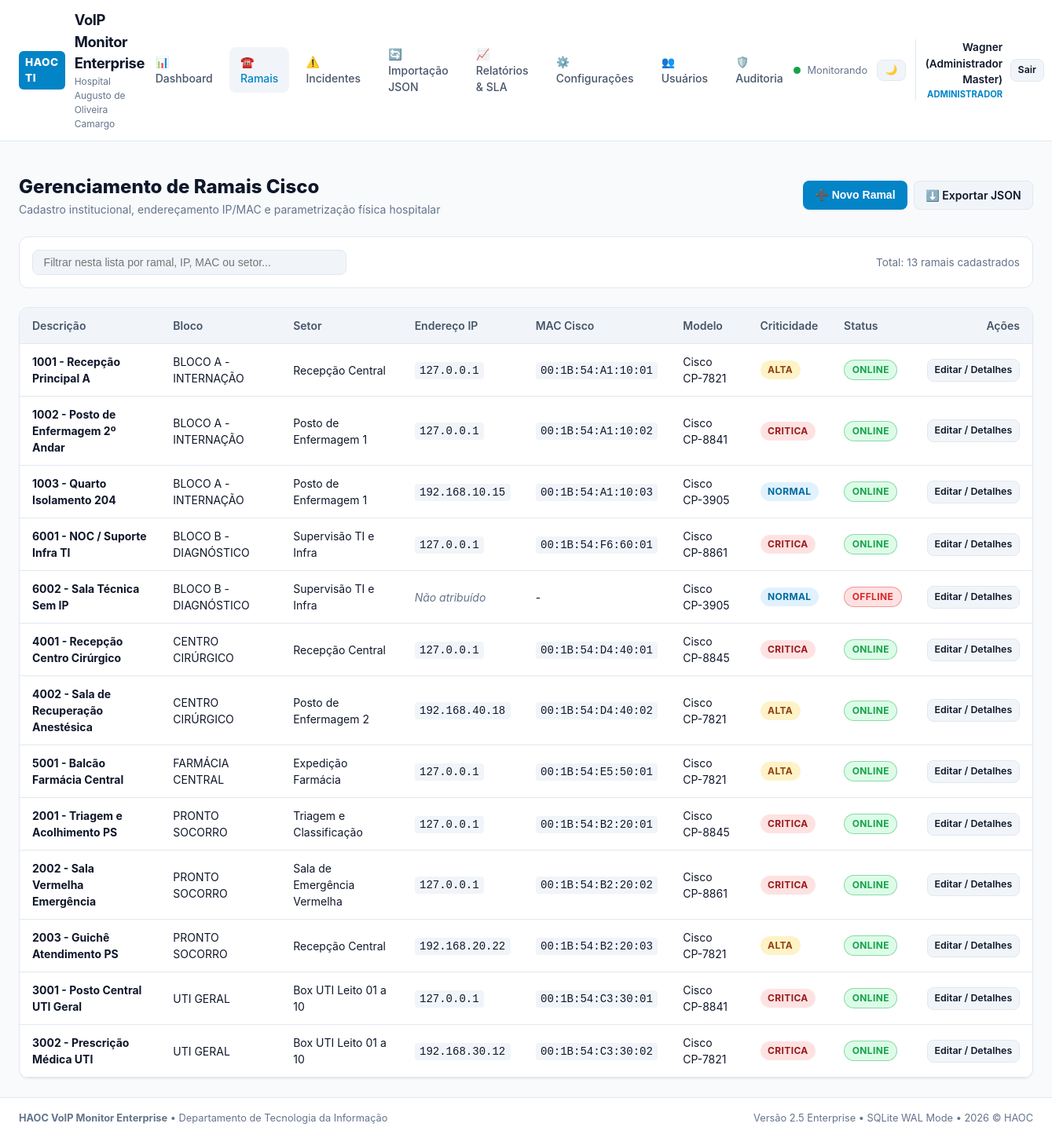
Before: /ramais/ (signed in) with the older database file.
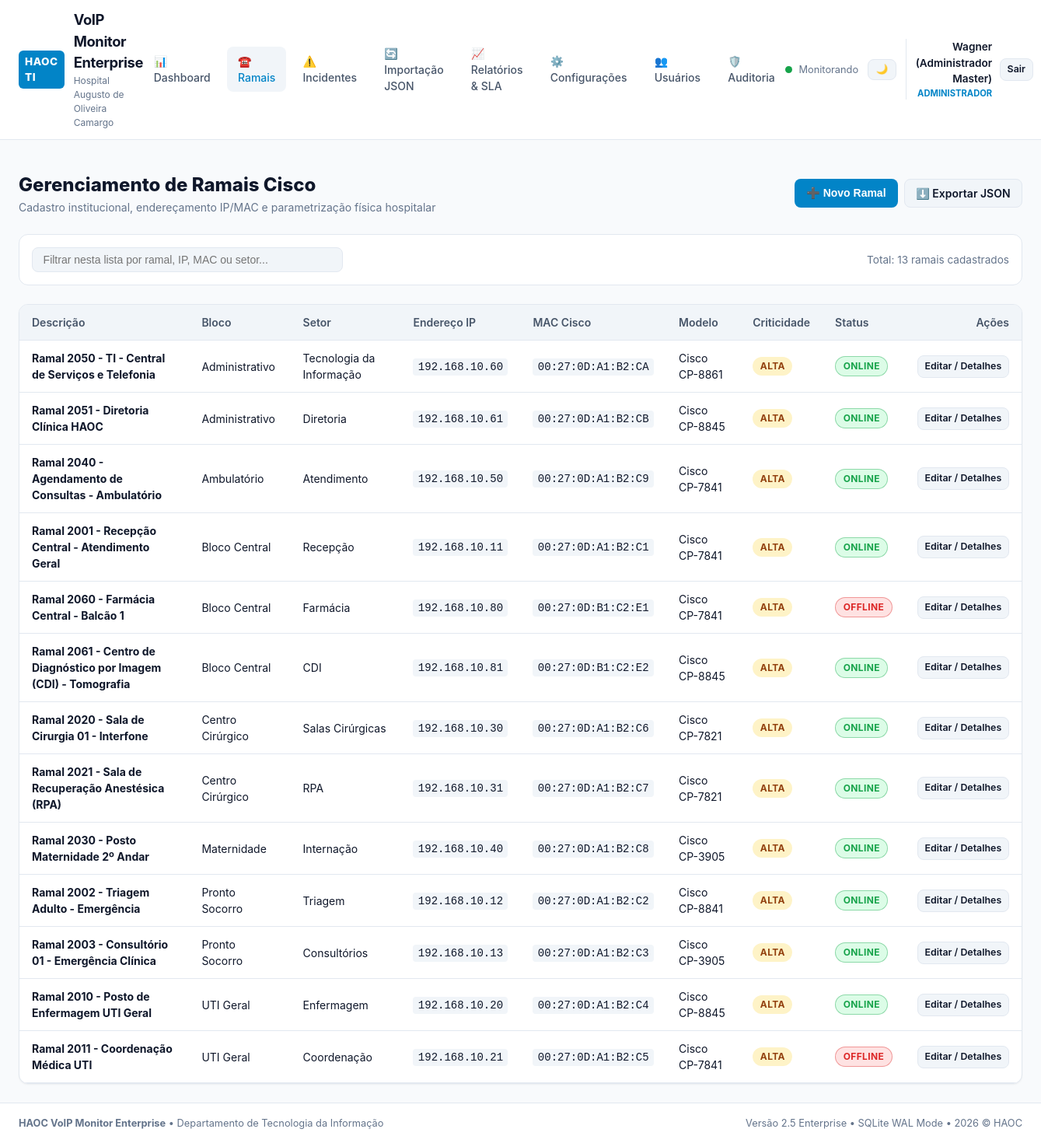
After: the same page with the newer database file.
### haoc_voip/core/models.py (models this page shows, shortened)
class Ramal(Base):
    __tablename__ = "ramais"
    id = Column(Integer, primary_key=True, autoincrement=True)
    modelo = Column(String(80), nullable=True)  # Ex: Cisco CP-7821, CP-8841
    mac_cisco = Column(String(30), nullable=True, index=True)  # Ex: 00:1B:54:12:34:56 ou 001B54123456
    descricao = Column(String(200), nullable=False, index=True)  # Ex: "1001 - Balcão Recepção A"
    ip = Column(String(45), nullable=True, index=True)  # Ex: 192.168.10.25
    bloco = Column(String(100), nullable=False, index=True)  # Bloco físico/lógico
    bloco_id = Column(Integer, ForeignKey("blocos.id", ondelete="SET NULL"), nullable=True)
    setor = Column(String(120), nullable=True, index=True)  # Nome do setor
    setor_id = Column(Integer, ForeignKey("setores.id", ondelete="SET NULL"), nullable=True)
    localizacao = Column(String(150), nullable=True)  # Localização detalhada (ex: 2º Andar, Sala 204)
    criticidade = Column(String(20), default="NORMAL", nullable=False)  # NORMAL, ALTA, CRITICA
    ativo = Column(Boolean, default=True, nullable=False, index=True)
    criado_em = Column(DateTime, default=datetime.utcnow, nullable=False)
    atualizado_em = Column(DateTime, default=datetime.utcnow, onupdate=datetime.utcnow, nullable=False)
    status_atual = Column(String(20), default=StatusRamal.AGUARDANDO.value, nullable=False)
    ultima_latencia = Column(Float, nullable=True)  # Em milissegundos
    ultimo_visto_online = Column(DateTime, nullable=True)
    ultimo_visto_offline = Column(DateTime, nullable=True)
    ultima_verificacao = Column(DateTime, nullable=True)
    ultimo_erro = Column(String(255), nullable=True)
    observacoes = Column(Text, nullable=True)
    bloco_rel = relationship("Bloco", back_populates="ramais")
    setor_rel = relationship("Setor", back_populates="ramais")
    monitoramentos = relationship("Monitoramento", back_populates="ramal", cascade="all, delete-orphan")
    incidentes = relationship("Incidente", back_populates="ramal", cascade="all, delete-orphan")
    alertas = relationship("Alerta", back_populates="ramal", cascade="all, delete-orphan")
    __table_args__ = (
        Index("idx_ramal_status_bloco", "status_atual", "bloco"),
        Index("idx_ramal_ip", "ip"),
    )
    def to_dict(self):
        offline_seconds = 0
        if self.status_atual == StatusRamal.OFFLINE.value and self.ultimo_visto_offline:
            offline_seconds = int((datetime.utcnow() - self.ultimo_visto_offline).total_seconds())
        return {
            "id": self.id,
            "modelo": self.modelo or "Cisco Padrão",
            "mac_cisco": self.mac_cisco or "",
            "descricao": self.descricao,
            "ip": self.ip or "",
            "bloco": self.bloco,
            "bloco_id": self.bloco_id,
            "setor": self.setor or "",
            "setor_id": self.setor_id,
            "localizacao": self.localizacao or "",
            "criticidade": self.criticidade,
            "ativo": self.ativo,
            "criado_em": self.criado_em.isoformat() if self.criado_em else None,
            "atualizado_em": self.atualizado_em.isoformat() if self.atualizado_em else None,
            "status": self.status_atual,
            "latencia": round(self.ultima_latencia, 1) if self.ultima_latencia is not None else None,
            "ultima_verificacao": self.ultima_verificacao.strftime("%H:%M:%S %d/%m/%Y") if self.ultima_verificacao else None,
            "duracao_offline_segundos": offline_seconds,
            "duracao_offline_formatada": self._format_duration(offline_seconds) if offline_seconds > 0 else "-",
            "ultimo_erro": self.ultimo_erro,
            "observacoes": self.observacoes or "",
        }

### haoc_voip/web/routes/ramais.py (the view)
@ramais_bp.route("/")
@login_required
def lista():
    with db.session_scope() as session_db:
        ramais = session_db.query(Ramal).order_by(Ramal.bloco, Ramal.descricao).all()
        blocos = session_db.query(Bloco).filter(Bloco.ativo == True).order_by(Bloco.nome).all()
        setores = session_db.query(Setor).filter(Setor.ativo == True).order_by(Setor.nome).all()
        return render_template(
            "ramais.html",
            ramais=[r.to_dict() for r in ramais],
            blocos=[b.to_dict() for b in blocos],
            setores=[s.to_dict() for s in setores],
        )

### haoc_voip/core/database.py (called while the page is built)
    @contextmanager
    def session_scope(self) -> Generator[Session, None, None]:
        session: Session = self.SessionScoped()
        try:
            yield session
            session.commit()
        except Exception as exc:
            session.rollback()
            logger.error("Erro durante transação no banco. Rollback executado: %s", exc)
            raise
        finally:
            session.close()

### haoc_voip/core/models.py (called while the page is built)
    def to_dict(self):
        return {
            "id": self.id,
            "nome": self.nome,
            "cor": self.cor,
            "ativo": self.ativo,
        }

    def to_dict(self):
        return {
            "id": self.id,
            "nome": self.nome,
            "ativo": self.ativo,
        }

### haoc_voip/web/app.py (called while the page is built)
def login_required(view_func: Callable) -> Callable:
    @functools.wraps(view_func)
    def wrapper(*args: Any, **kwargs: Any):
        if "usuario_id" not in session:
            if request.is_json or request.path.startswith("/api/"):
                return jsonify({"erro": "Autenticação obrigatória.", "codigo": "UNAUTHORIZED"}), 401
            return redirect(url_for("auth.login", next=request.url))
        return view_func(*args, **kwargs)
    return wrapper

### haoc_voip/web/templates/ramais.html (shortened to what this page needs)
{% extends "base.html" %}
{% block content %}
<div style="display: flex; justify-content: space-between; align-items: center; margin-bottom: 1.5rem; flex-wrap: wrap; gap: 1rem;">
  <div>
    <h1 style="font-size: 1.5rem; font-weight: 800;">Gerenciamento de Ramais Cisco</h1>
    <p style="color: var(--text-muted); font-size: 0.875rem;">
      Cadastro institucional, endereçamento IP/MAC e parametrização física hospitalar
    </p>
  </div>
  <div style="display: flex; gap: 0.5rem;">
    {% if current_user.is_admin %}
    <button class="btn btn-primary" onclick="openModal('modal-novo-ramal')">
      ➕ Novo Ramal
    </button>
    {% endif %}
    <a href="{{ url_for('importacao.exportar') }}" class="btn btn-secondary">
      ⬇️ Exportar JSON
    </a>
  </div>
</div>
<div class="toolbar">
  <div class="toolbar-group" style="flex: 1;">
    <input
      type="text"
      id="tabela-busca"
      class="input"
      placeholder="Filtrar nesta lista por ramal, IP, MAC ou setor..."
      style="width: 100%; max-width: 400px;"
      onkeyup="filtrarTabela()"
    />
  </div>
  <div style="font-size: 0.85rem; color: var(--text-muted);" id="contador-tabela">
    Total: {{ ramais|length }} ramais cadastrados
  </div>
</div>
<div class="table-responsive">
  <table class="table" id="tabela-ramais">
    <thead>
      <tr>
        <th>Descrição</th>
        <th>Bloco</th>
        <th>Setor</th>
        <th>Endereço IP</th>
        <th>MAC Cisco</th>
        <th>Modelo</th>
        <th>Criticidade</th>
        <th>Status</th>
        <th style="text-align: right;">Ações</th>
      </tr>
    </thead>
    <tbody>
      {% for r in ramais %}
      <tr>
        <td>
          <a href="{{ url_for('ramais.detalhe', ramal_id=r.id) }}" style="font-weight: 700; color: var(--text-primary); text-decoration: none;">
            {{ r.descricao }}
          </a>
        </td>
        <td>{{ r.bloco }}</td>
        <td>{{ r.setor or '-' }}</td>
        <td>
          {% if r.ip %}
            <code style="background: var(--bg-tertiary); padding: 0.2rem 0.4rem; border-radius: 4px;">{{ r.ip }}</code>
          {% else %}
            <span style="color: var(--text-muted); font-style: italic;">Não atribuído</span>
          {% endif %}
        </td>
        <td>
          {% if r.mac_cisco %}
            <code style="background: var(--bg-tertiary); padding: 0.2rem 0.4rem; border-radius: 4px;">{{ r.mac_cisco }}</code>
          {% else %}
            -
          {% endif %}
        </td>
        <td>{{ r.modelo }}</td>
        <td>
          <span class="badge {{ r.criticidade|lower }}">{{ r.criticidade }}</span>
        </td>
        <td>
          <span class="badge status-{{ r.status|lower }}">{{ r.status }}</span>
        </td>
        <td style="text-align: right; white-space: nowrap;">
          <a href="{{ url_for('ramais.detalhe', ramal_id=r.id) }}" class="btn btn-secondary btn-sm">
            Editar / Detalhes
          </a>
        </td>
      </tr>
      {% endfor %}
    </tbody>
  </table>
</div>
{% endblock %}

### haoc_voip/web/templates/base.html (shortened to what this page needs)
<!DOCTYPE html>
<html lang="pt-BR">
<head>
  <link rel="stylesheet" href="{{ url_for('static', filename='css/style.css') }}">
</head>
<body>
  <header class="navbar">
    <a href="{{ url_for('dashboard.index') }}" class="brand-container">
      <span class="brand-badge">HAOC TI</span>
      <div>
        <span class="brand-title">VoIP Monitor Enterprise</span>
        <span class="brand-sub">Hospital Augusto de Oliveira Camargo</span>
      </div>
    </a>
    {% if session.get('usuario_id') %}
    <nav class="nav-links">
      <a href="{{ url_for('dashboard.index') }}" class="nav-item {% if request.endpoint and 'dashboard' in request.endpoint %}active{% endif %}">
        📊 Dashboard
      </a>
      <a href="{{ url_for('ramais.lista') }}" class="nav-item {% if request.endpoint and 'ramais' in request.endpoint %}active{% endif %}">
        ☎️ Ramais
      </a>
      <a href="{{ url_for('incidentes.lista') }}" class="nav-item {% if request.endpoint and 'incidentes' in request.endpoint %}active{% endif %}">
        ⚠️ Incidentes
      </a>
      <a href="{{ url_for('importacao.index') }}" class="nav-item {% if request.endpoint and 'importacao' in request.endpoint %}active{% endif %}">
        🔄 Importação JSON
      </a>
      <a href="{{ url_for('relatorios.index') }}" class="nav-item {% if request.endpoint and 'relatorios' in request.endpoint %}active{% endif %}">
        📈 Relatórios & SLA
      </a>
      {% if current_user.is_admin %}
      <a href="{{ url_for('configuracoes.index') }}" class="nav-item {% if request.endpoint and 'configuracoes' in request.endpoint %}active{% endif %}">
        ⚙️ Configurações
      </a>
      <a href="{{ url_for('usuarios.lista') }}" class="nav-item {% if request.endpoint and 'usuarios' in request.endpoint %}active{% endif %}">
        👥 Usuários
      </a>
      <a href="{{ url_for('auditoria.index') }}" class="nav-item {% if request.endpoint and 'auditoria' in request.endpoint %}active{% endif %}">
        🛡️ Auditoria
      </a>
      {% endif %}
    </nav>
    {% endif %}
    <div class="nav-actions">
      <div style="display: flex; align-items: center; gap: 0.5rem; font-size: 0.8rem; color: var(--text-muted);">
        <span class="pulse-dot online" id="scan-pulse-dot"></span>
        <span id="scan-engine-status">Monitorando</span>
      </div>
      <button id="theme-toggle-btn" class="btn btn-secondary btn-sm" title="Alternar tema de cores" style="padding: 0.35rem 0.6rem;">
        <span id="theme-icon">🌙</span>
      </button>
      {% if session.get('usuario_id') %}
      <div style="display: flex; align-items: center; gap: 0.6rem; border-left: 1px solid var(--border-color); padding-left: 0.75rem;">
        <div style="text-align: right;">
          <div style="font-size: 0.85rem; font-weight: 600;">{{ session.get('usuario_nome') }}</div>
          <div style="font-size: 0.7rem; color: var(--color-brand); font-weight: 700; text-transform: uppercase;">{{ session.get('perfil') }}</div>
        </div>
        <a href="{{ url_for('auth.logout') }}" class="btn btn-secondary btn-sm" title="Encerrar sessão">
          Sair
        </a>
      </div>
      {% endif %}
    </div>
  </header>
  <div class="container" style="padding-bottom: 0; padding-top: 1rem;">
  </div>
  <main class="container">
    {% block content %}{% endblock %}
  </main>
  <footer class="footer">
    <div>
      <strong>HAOC VoIP Monitor Enterprise</strong> &bull; Departamento de Tecnologia da Informação
    </div>
    <div>
      Versão 2.5 Enterprise &bull; SQLite WAL Mode &bull; {{ now_year }} &copy; HAOC
    </div>
  </footer>
</body>
</html>

Changed rows visible on the page:
removed Ramal: descricao "1001 - Recepção Principal A", bloco "BLOCO A - INTERNAÇÃO", setor "Recepção Central", ip "127.0.0.1", mac_cisco "00:1B:54:A1:10:01", modelo "Cisco CP-7821", criticidade "ALTA", status "ONLINE"
removed Ramal: descricao "1002 - Posto de Enfermagem 2º Andar", bloco "BLOCO A - INTERNAÇÃO", setor "Posto de Enfermagem 1", ip "127.0.0.1", mac_cisco "00:1B:54:A1:10:02", modelo "Cisco CP-8841", criticidade "CRITICA", status "ONLINE"
removed Ramal: descricao "1003 - Quarto Isolamento 204", bloco "BLOCO A - INTERNAÇÃO", setor "Posto de Enfermagem 1", ip "192.168.10.15", mac_cisco "00:1B:54:A1:10:03", modelo "Cisco CP-3905", criticidade "NORMAL", status "ONLINE"
removed Ramal: descricao "6001 - NOC / Suporte Infra TI", bloco "BLOCO B - DIAGNÓSTICO", setor "Supervisão TI e Infra", ip "127.0.0.1", mac_cisco "00:1B:54:F6:60:01", modelo "Cisco CP-8861", criticidade "CRITICA", status "ONLINE"
removed Ramal: descricao "6002 - Sala Técnica Sem IP", bloco "BLOCO B - DIAGNÓSTICO", setor "Supervisão TI e Infra", shows "Não atribuído", modelo "Cisco CP-3905", criticidade "NORMAL", status "OFFLINE"
removed Ramal: descricao "4001 - Recepção Centro Cirúrgico", bloco "CENTRO CIRÚRGICO", setor "Recepção Central", ip "127.0.0.1", mac_cisco "00:1B:54:D4:40:01", modelo "Cisco CP-8845", criticidade "CRITICA", status "ONLINE"
removed Ramal: descricao "4002 - Sala de Recuperação Anestésica", bloco "CENTRO CIRÚRGICO", setor "Posto de Enfermagem 2", ip "192.168.40.18", mac_cisco "00:1B:54:D4:40:02", modelo "Cisco CP-7821", criticidade "ALTA", status "ONLINE"
removed Ramal: descricao "5001 - Balcão Farmácia Central", bloco "FARMÁCIA CENTRAL", setor "Expedição Farmácia", ip "127.0.0.1", mac_cisco "00:1B:54:E5:50:01", modelo "Cisco CP-7821", criticidade "ALTA", status "ONLINE"
removed Ramal: descricao "2001 - Triagem e Acolhimento PS", bloco "PRONTO SOCORRO", setor "Triagem e Classificação", ip "127.0.0.1", mac_cisco "00:1B:54:B2:20:01", modelo "Cisco CP-8845", criticidade "CRITICA", status "ONLINE"
removed Ramal: descricao "2002 - Sala Vermelha Emergência", bloco "PRONTO SOCORRO", setor "Sala de Emergência Vermelha", ip "127.0.0.1", mac_cisco "00:1B:54:B2:20:02", modelo "Cisco CP-8861", criticidade "CRITICA", status "ONLINE"
removed Ramal: descricao "2003 - Guichê Atendimento PS", bloco "PRONTO SOCORRO", setor "Recepção Central", ip "192.168.20.22", mac_cisco "00:1B:54:B2:20:03", modelo "Cisco CP-7821", criticidade "ALTA", status "ONLINE"
removed Ramal: descricao "3001 - Posto Central UTI Geral", bloco "UTI GERAL", setor "Box UTI Leito 01 a 10", ip "127.0.0.1", mac_cisco "00:1B:54:C3:30:01", modelo "Cisco CP-8841", criticidade "CRITICA", status "ONLINE"
removed Ramal: descricao "3002 - Prescrição Médica UTI", bloco "UTI GERAL", setor "Box UTI Leito 01 a 10", ip "192.168.30.12", mac_cisco "00:1B:54:C3:30:02", modelo "Cisco CP-7821", criticidade "CRITICA", status "ONLINE"
added Ramal: descricao "Ramal 2050 - TI - Central de Serviços e Telefonia", bloco "Administrativo", setor "Tecnologia da Informação", ip "192.168.10.60", mac_cisco "00:27:0D:A1:B2:CA", modelo "Cisco CP-8861", criticidade "ALTA", status "ONLINE"
added Ramal: descricao "Ramal 2051 - Diretoria Clínica HAOC", bloco "Administrativo", setor "Diretoria", ip "192.168.10.61", mac_cisco "00:27:0D:A1:B2:CB", modelo "Cisco CP-8845", criticidade "ALTA", status "ONLINE"
added Ramal: descricao "Ramal 2040 - Agendamento de Consultas - Ambulatório", bloco "Ambulatório", setor "Atendimento", ip "192.168.10.50", mac_cisco "00:27:0D:A1:B2:C9", modelo "Cisco CP-7841", criticidade "ALTA", status "ONLINE"
added Ramal: descricao "Ramal 2001 - Recepção Central - Atendimento Geral", bloco "Bloco Central", setor "Recepção", ip "192.168.10.11", mac_cisco "00:27:0D:A1:B2:C1", modelo "Cisco CP-7841", criticidade "ALTA", status "ONLINE"
added Ramal: descricao "Ramal 2060 - Farmácia Central - Balcão 1", bloco "Bloco Central", setor "Farmácia", ip "192.168.10.80", mac_cisco "00:27:0D:B1:C2:E1", modelo "Cisco CP-7841", criticidade "ALTA", status "OFFLINE"
added Ramal: descricao "Ramal 2061 - Centro de Diagnóstico por Imagem (CDI) - Tomografia", bloco "Bloco Central", setor "CDI", ip "192.168.10.81", mac_cisco "00:27:0D:B1:C2:E2", modelo "Cisco CP-8845", criticidade "ALTA", status "ONLINE"
added Ramal: descricao "Ramal 2020 - Sala de Cirurgia 01 - Interfone", bloco "Centro Cirúrgico", setor "Salas Cirúrgicas", ip "192.168.10.30", mac_cisco "00:27:0D:A1:B2:C6", modelo "Cisco CP-7821", criticidade "ALTA", status "ONLINE"
added Ramal: descricao "Ramal 2021 - Sala de Recuperação Anestésica (RPA)", bloco "Centro Cirúrgico", setor "RPA", ip "192.168.10.31", mac_cisco "00:27:0D:A1:B2:C7", modelo "Cisco CP-7821", criticidade "ALTA", status "ONLINE"
added Ramal: descricao "Ramal 2030 - Posto Maternidade 2º Andar", bloco "Maternidade", setor "Internação", ip "192.168.10.40", mac_cisco "00:27:0D:A1:B2:C8", modelo "Cisco CP-3905", criticidade "ALTA", status "ONLINE"
added Ramal: descricao "Ramal 2002 - Triagem Adulto - Emergência", bloco "Pronto Socorro", setor "Triagem", ip "192.168.10.12", mac_cisco "00:27:0D:A1:B2:C2", modelo "Cisco CP-8841", criticidade "ALTA", status "ONLINE"
added Ramal: descricao "Ramal 2003 - Consultório 01 - Emergência Clínica", bloco "Pronto Socorro", setor "Consultórios", ip "192.168.10.13", mac_cisco "00:27:0D:A1:B2:C3", modelo "Cisco CP-3905", criticidade "ALTA", status "ONLINE"
added Ramal: descricao "Ramal 2010 - Posto de Enfermagem UTI Geral", bloco "UTI Geral", setor "Enfermagem", ip "192.168.10.20", mac_cisco "00:27:0D:A1:B2:C4", modelo "Cisco CP-8845", criticidade "ALTA", status "ONLINE"
added Ramal: descricao "Ramal 2011 - Coordenação Médica UTI", bloco "UTI Geral", setor "Coordenação", ip "192.168.10.21", mac_cisco "00:27:0D:A1:B2:C5", modelo "Cisco CP-7841", criticidade "ALTA", status "OFFLINE"
